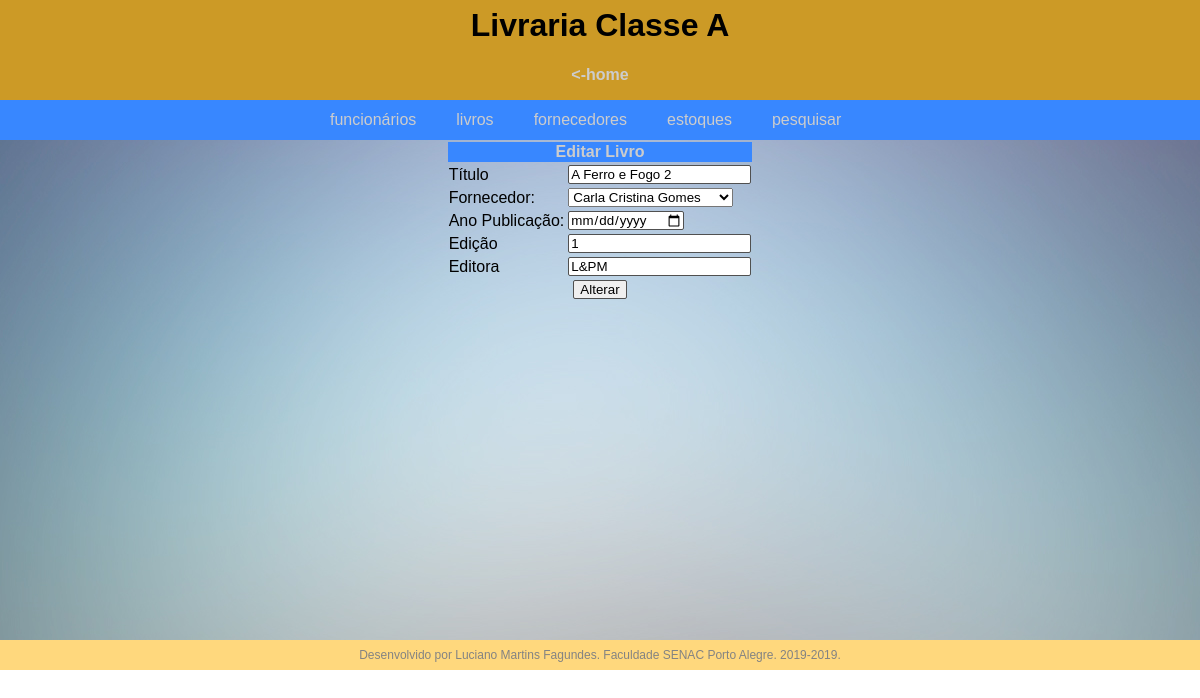
The page /editarLivro.php?idlivros=1 on the database its author committed.
### tables this page shows
CREATE TABLE `livros` (
  `idlivros` int(11) NOT NULL,
  `fornecedores_idfornecedores` int(11) NOT NULL,
  `titulo` varchar(100) NOT NULL,
  `anopublica` smallint(6) NOT NULL,
  `edicao` smallint(6) NOT NULL,
  `editora` varchar(100) NOT NULL
);

### editarLivro.php (the view, shortened to what this page needs)
<?php
require 'conecta.inc.php';
$idlivros = 0;
if (isset($_GET['idlivros']) && empty($_GET['idlivros'] == false)) {
    $idlivros = addslashes($_GET['idlivros']);
}
$sql = "SELECT * FROM livros WHERE idlivros = '$idlivros'";
$sql = $pdo->query($sql);
if ($sql->rowCount() > 0) {
    $dado = $sql->fetch();
} else {
    header("Location: livros.php");
}
?>
<!DOCTYPE html>
<html lang="pt-BR">
<head>
    <link rel="stylesheet" href="style.css">
</head>
<body>
    <div class="topo">
        <div class="topoint">
            <h1> Livraria Classe A </h1>
            <a href="index.php">
                <h4>
                    <-home</h4> </a> </div> </div> <div class="menu">
                        <div class="menuint">
                            <ul>
                                <a href="funcionarios.php">
                                    <li> funcionários </li>
                                </a>
                                <a href="livros.php">
                                    <li>livros</li>
                                </a>
                                <a href="fornecedores.php">
                                    <li>fornecedores</li>
                                </a>
                                <a href="estoques.php">
                                    <li>estoques</li>
                                </a>
                                <a href="pesquisar.php">
                                    <li>pesquisar</li>
                                </a>
                            </ul>
                        </div>
        </div>
        <div class="conteudo">
            <form method="post">
                <table>
                    <th colspan="2" align="center">Editar Livro</th>
                    <tr>
                        <td>
                            Título
                        </td>
                        <td>
                            <input type="text" name="titulo" id="titulo" value="<?php echo $dado['titulo']; ?>" required>
                        </td>
                    </tr>
                    <tr>
                        <td>
                            Fornecedor:
                        </td>
                        <td>
                            <select name="fornecedor" id="fornecedor" required>
                                <?php
                                require("conecta.inc.php");
                                $sql = "SELECT * FROM fornecedores ORDER BY nome";
                                $sql = $pdo->query($sql);
                                foreach ($sql->fetchAll() as $linha) {
                                    $IdFornecedor = $linha['idfornecedores'];
                                    $NomeFornecedor = $linha['nome'];
                                    print("<option value='$IdFornecedor'>$NomeFornecedor</option>");
                                }
                                ?>
                        </td>
                    </tr>
                    <tr>
                        <td>
                            Ano Publicação:
                        </td>
                        <td>
                            <input type="date" name="anopublica" id="anopublica" value="<?php echo $dado['anopublica']; ?>" required>
                        </td>
                    </tr>
                    <tr>
                        <td>
                            Edição
                        </td>
                        <td>
                            <input type="text" name="edicao" id="edicao" value="<?php echo $dado['edicao']; ?>" required>
                        </td>
                    </tr>
                    <tr>
                        <td>
                            Editora
                        </td>
                        <td>
                            <input type="text" name="editora" id="editora" value="<?php echo $dado['editora']; ?>" required>
                        </td>
                    </tr>
                    <tr>
                        <td colspan="2" align="center">
                            <input type="submit" value="Alterar">
                        </td>
                    </tr>
                </table>
            </form>
        </div>
        <footer class="footer">
            Desenvolvido por Luciano Martins Fagundes. Faculdade SENAC Porto Alegre. 2019-2019.
        </footer>
</body>
</html>

### style.css (style rules this page uses)
* { margin: 0; font-family: Arial, Helvetica, sans-serif; }
.topo { width: 100%; height: 100px; background-color: #CC9A26; }
.topoint { width: 400px; height: 100px; line-height: 50px; margin: auto; text-align: center; }
.menu { width: 100%; height: 40px; background-color: #3887FF; }
.menuint { width: 700px; height: 40px; text-align: center; line-height: 40px; margin: auto; color: #CCC }
.menuint li { text-decoration: none; float: left; margin-left: 40px; list-style-type: none; }
.conteudo { background-image: url("img/bg_blur.jpg"); background-position: center; background-size: auto; background-repeat: no-repeat; background-color: #000; min-height: 500px; }
table { margin: auto; }
th { background-color: #3887FF; color: #CCC; }
input { border: 1px solid rgb(80, 80, 80); border-radius: 2px; }
.footer { width: 100%; height: 30px; line-height: 30px; background-color: #FFD87D; margin: auto; text-align: center; font-size: 12px; color: rgb(131, 131, 131); }
a { text-decoration: none; color: #CCC; }

### rows shown on the page
livros: titulo "A Ferro e Fogo 2", edicao "1", editora "L&PM"

### other values the page prints
form field fornecedor "Carla Cristina Gomes"
